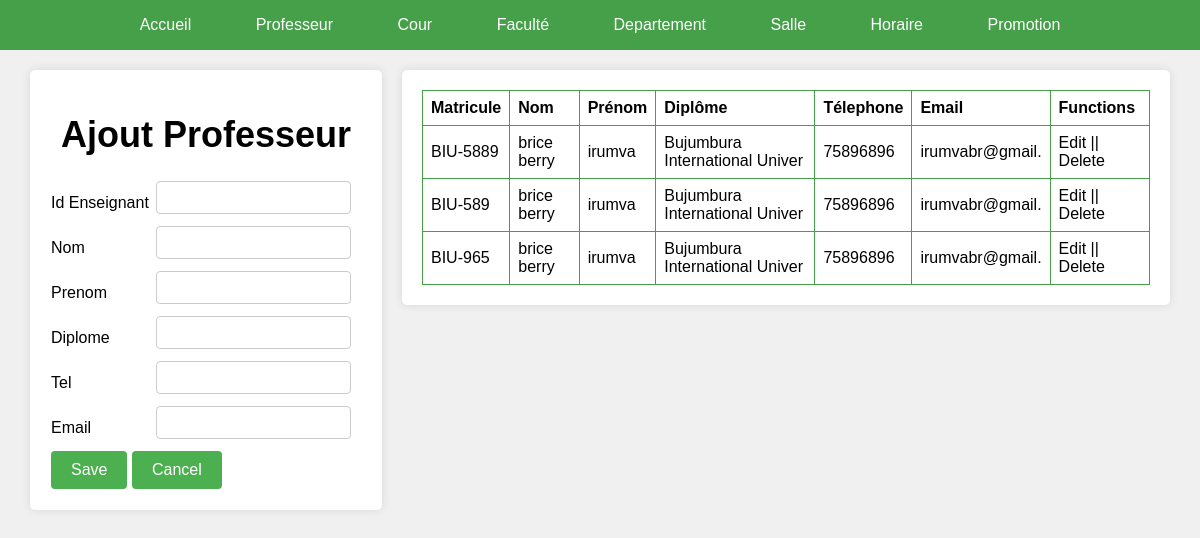
The page /admin/GestionProf/AjoutProf.php on the database its author committed.
### tables this page shows
CREATE TABLE `professeur` (
  `id_enseignant` varchar(10) NOT NULL,
  `nom` varchar(30) NOT NULL,
  `prenom` varchar(30) NOT NULL,
  `Diplome` varchar(30) NOT NULL,
  `idCours` varchar(20) NOT NULL,
  `telephone` varchar(10) NOT NULL,
  `email` varchar(15) NOT NULL
);

### admin/GestionProf/AjoutProf.php (the view, shortened to what this page needs)
<!DOCTYPE html>
<html>
<head>
</head>
<body>
  <nav>
    <a href="#accueil">Accueil</a>
    <a href="#professeur">Professeur</a>
    <a href="#cour">Cour</a>
    <a href="#faculte">Faculté</a>
    <a href="#departement">Departement</a>
    <a href="#salle">Salle</a>
    <a href="#horaire">Horaire</a>
    <a href="#promotion">Promotion</a>
  </nav>
  <div class="wrapper">
    <div class="form">
        <form method="POST">
        <h1>Ajout Professeur</h1>
          <table>
          <tr>
        <td> Id Enseignant  </td>
        <td><input type="text" name="idEnseignant" /></td>
      </tr>
      <tr>
        <td> Nom </td>
        <td><input type="text" name="nom" /></td>
      </tr>
      <tr>
        <td> Prenom</td>
        <td><input type="text" name="prenom" /></td>
      </tr>
      <tr>
        <td> Diplome</td>
        <td><input type="text" name="diplome" /></td>
      </tr>
      <tr>
        <td> Tel</td>
        <td><input type="number" name="tel" /></td>
      </tr>
      <tr>
        <td> Email</td>
        <td><input type="email" name="email" /></td>
      </tr>
            <tr>
              <td colspan="2">
                <input type="submit" name="submit" value="Save" />
                <input type="reset" value="Cancel" />
              </td>
            </tr>
          </table>
        </form>
    </div>
    <div class="table">
    <table>
            <tr>
              <th>Matricule</th>
              <th>Nom</th>
              <th>Prénom</th>
              <th>Diplôme</th>
              <th>Télephone</th>
              <th>Email</th>
              <th>Functions</th>
            </tr>
            <?php
                include("../connexion.php");
                $sql = "SELECT * FROM professeur";
                $stmtSelect = $connexion->prepare($sql);
                $stmtSelect ->execute();
                $professeurs = $stmtSelect->fetchAll(PDO::FETCH_ASSOC);
                foreach($professeurs as $professeur):
                ?>
            <tr>
                <td> <?php echo $professeur['id_enseignant'];?></td>
                <td><?php echo $professeur['nom']; ?></td>
                <td> <?php echo $professeur['prenom'];?></td>
                <td> <?php echo $professeur['Diplome'];?></td>
                <td> <?php echo $professeur['telephone'];?></td>
                <td> <?php echo $professeur['email'];?></td>
                <td>Edit || Delete</td>
            </tr>
            <?php
              endforeach;
            ?>
      </table>
      </div>
  </div>
</body>
</html>

### admin/GestionProf/AjoutProf.php (style rules this page uses)
body { padding: 0; margin: 0; font-family: Arial, sans-serif; background-color: #f0f0f0; }
nav { background-color: #45a049; color: #fff; text-align: center; padding: 1em; }
nav a { color: #fff; text-decoration: none; padding: 10px 20px; margin: 0 10px; border-radius: 5px; transition: background-color 0.3s; }
.wrapper { display: flex; justify-content: center; align-items: flex-start; padding: 20px; }
.form { width: 30%; padding: 20px; box-shadow: 0 0 10px rgba(0, 0, 0, 0.1); border-radius: 5px; background-color: #fff; margin: 0 10px; }
.table { width: 70%; padding: 20px; box-shadow: 0 0 10px rgba(0, 0, 0, 0.1); border-radius: 5px; background-color: #fff; margin: 0 10px; }
form table, .table table { width: 100%; border-collapse: collapse; border-radius: 20px; }
.table table td, .form table th, .table table th { border: 1px solid #45a049; max-width: auto; padding: 8px; text-align: left; }
input[type='text'], input[type='email'], input[type='number'], textarea { width: auto; padding: 8px; border: 1px solid #ccc; border-radius: 4px; box-sizing: border-box; margin-bottom: 10px; }
input[type='submit'], input[type='reset'] { padding: 10px 20px; border: none; background-color: #4CAF50; color: white; cursor: pointer; border-radius: 4px; font-size: 16px; }
.wrapper h1 { font-size: 36px; text-align: center; }

### rows shown on the page
professeur: id_enseignant "BIU-5889", nom "brice berry", prenom "irumva", Diplome "Bujumbura International Univer", telephone "75896896", email "irumvabr@gmail."
professeur: id_enseignant "BIU-589", nom "brice berry", prenom "irumva", Diplome "Bujumbura International Univer", telephone "75896896", email "irumvabr@gmail."
professeur: id_enseignant "BIU-965", nom "brice berry", prenom "irumva", Diplome "Bujumbura International Univer", telephone "75896896", email "irumvabr@gmail."
